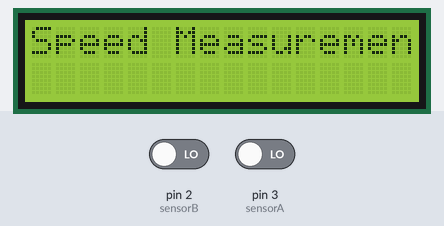
Recording of a sketch running on a simulated Arduino Uno, built with avr-gcc and run on an emulated ATmega328P. On the bench: 16×2 character LCD. Inputs (shaded band) come from the test bench; at power-on: pin 3 (sensorA) LOW, pin 2 (sensorB) LOW.

Above: at 2.2 s.
2.3 s: pin 3 (sensorA) driven HIGH
At 2.7 s:
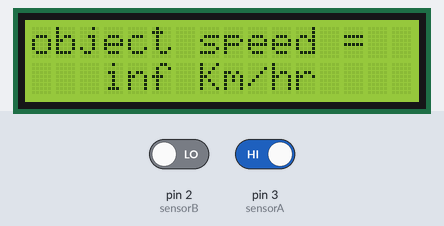
At 3.2 s:
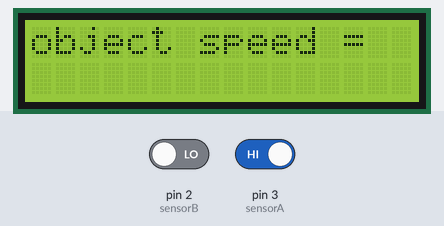
Timing chart, 0 to 5.3 s (numbered marks = the images above; inputs shaded):
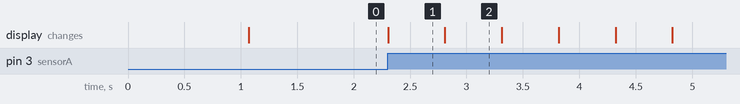

Measured:
- after the input at 2.3 s, the display: changes at once (image 1)
- what the display in image 1 shows lasts 0.5 s, from 2.3 s to 2.8 s

The sketch:

Arduino-Car-Speed.ino
```cpp
#include < LiquidCrystal.h>// Import library for LCD Display
const int rs = 9, en = 8, d4 = 7, d5 = 6, d6 = 5, d7 = 4; // Define pin for LCD with 4bit mode
LiquidCrystal lcd(rs, en, d4, d5, d6, d7); // Initialize LCD with define pins
int sensorA=3; // Initialize Pin 3 for IR sensor A
int sensorB=2; // initialize pin 2 for IR sensor B
unsigned long t1=0; // Define Time1 Variable
unsigned long t2=0; // Define Time2 Variable
float speed;  // Define Speed variable
int i=0;
void setup()
{
  lcd.begin(16, 2);// Start 16X2 LCD display
 lcd.setCursor(2,0); // Set the cursor position for LCD to print
  lcd.print("Welcome to");
  lcd.setCursor(0,1);// Set the cursor position for LCD to print
  lcd.print(" Microdigisoft");
  delay(1000);
  lcd.clear();
  pinMode(sensorA,INPUT); // Define IR SensorA pin as Input
  pinMode(sensorB,INPUT);// Define IR SensorB pin as Input
  lcd.setCursor(0,0);
  lcd.print("Speed Measurement");

}

void loop()
{

  while(digitalRead(sensorA)); // Read IR SensorA
  while(digitalRead(sensorA)==0);
  t1=millis();// Record Time1
  while(digitalRead(sensorB));// Read IR SensorA
  t2=millis();// Record Time2
  speed=t2-t1;
  speed = speed /1000;//convert millisecond to second
 speed =(5.0/ speed);//v=d/t
  speed = speed *3600;//multiply by seconds per hr
  speed = speed /1000;//division by meters per Km
  for(int i=5;i>0;i)
  {
    lcd.clear();
    lcd.setCursor(0,0);
    lcd.print("object speed = ");
    lcd.setCursor(3,1);
    lcd.print(speed);
     lcd.print(" Km/hr   ");
     delay(500);
     lcd.setCursor(3,1);
     lcd.print("            ");
     delay(500);
  }  }
```
